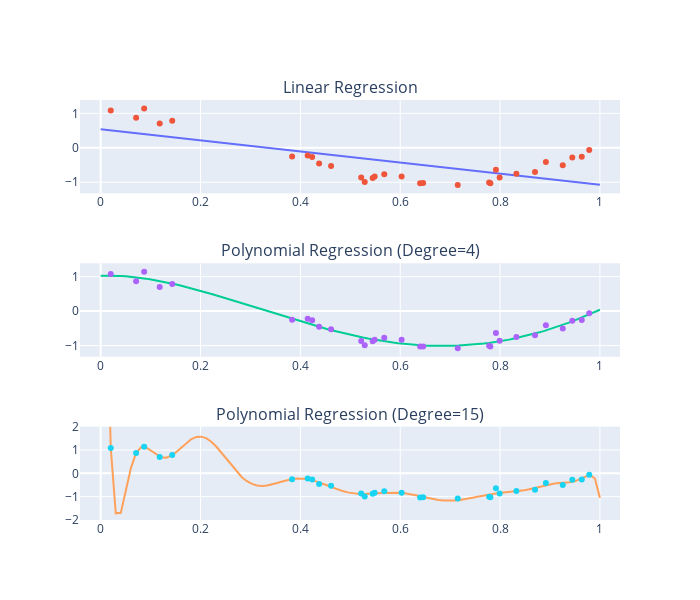

Notebook cell for this chart:
### Code cell
fig = make_subplots(rows=3, cols=1, subplot_titles=("Linear Regression", "Polynomial Regression (Degree=4)", "Polynomial Regression (Degree=15)"))
X_test = np.linspace(0, 1, 100)
ideal_output = true_fun(X_test)
for i in range(len(degrees)):
    polynomial_features = PolynomialFeatures(degree=degrees[i], include_bias=False)
    linear_regression = LinearRegression()
    pipeline = Pipeline(
        [
            ("polynomial_features", polynomial_features),
            ("linear_regression", linear_regression),
        ]
    )
    pipeline.fit(X[:, np.newaxis], y)
    model_output = pipeline.predict(X_test[:, np.newaxis])
    fig.add_trace(
        go.Scatter(
            x=X_test,
            y=model_output,
            name="Linear Regression" if degrees[i]==1 else f"Polynomial Regression (Degree={degrees[i]})",
            mode="lines"
        ), row=i+1, col=1)
    fig.add_trace(
        go.Scatter(
            x=X,
            y=y,
            name="Samples",
            mode="markers"
        ), row=i+1, col=1)
fig.update_layout(
    # yaxis_range=[-2,2],
    autosize=False,
    width=700,
    height=600,
    showlegend=False
)
fig.update_yaxes(range=[-2, 2], row=3, col=1)
fig.write_image("imgs/chapter_5/under_vs_over_fitting.png")
fig.show()
